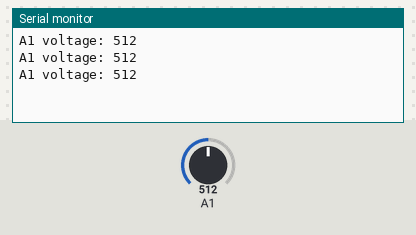
The sketch below on a simulated Arduino Uno, built with avr-gcc and run on an emulated ATmega328P. Parts: the last lines printed to the serial monitor. Inputs (shaded band) come from the test bench; at power-on: A1 = 512.

Above: at 1.3 s.
1.4 s: A1 set to 0
At 2.0 s:
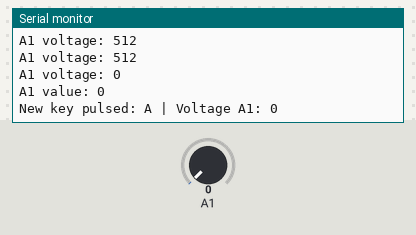
3.0 s: A1 set to 26
At 3.5 s:
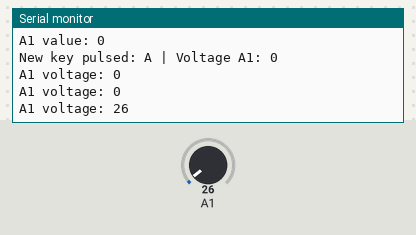
Timing chart, 0 to 6.0 s (numbered marks = the images above; inputs shaded):
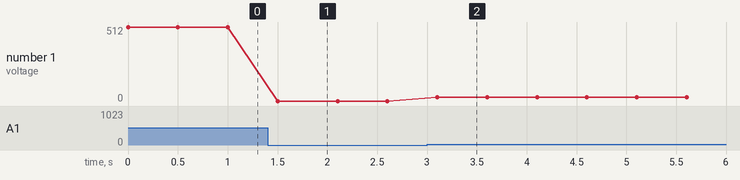

Measured:
- after the input at 1.4 s, the serial monitor: prints a new line after 0.10 s (image 1)
- after the input at 3.0 s, the serial monitor: prints a new line after 0.10 s (image 2)
- plotted number 1: 512 → 0 after the input at 1.4 s, 0 → 26 after the input at 3.0 s

The sketch:

Keypad.ino
```cpp
const int keyVals[16] = {809, 827, 924, 0,
                         166, 219, 503, 0,
                         269, 313, 562, 0,
                         0,   647, 0,   0}; // 0 Acts like the enter key
const char keys[16] = {'1', '2', '3', 'A',
                       '4', '5', '6', 'B',
                       '7', '8', '9', 'C',
                       '*', '0', '#', 'D'};
int range = 5; // Tolerancia arriba o abajo del valor numérico
int lastButton = -1; // Último botón presionado
unsigned long lastPressTime = 0; // Último momento en el que se presionó un botón
bool buttonReleased = true; // Indica si el botón fue liberado

void setup() {
  Serial.begin(9600); // Inicializa la comunicación serial
  //getMeanVoltage();
}

void loop() {
  unsigned long currentTime = millis(); // Obtener el tiempo actual

  int keyIn = analogRead(A1); // Read the keypad input
  Serial.print ("A1 voltage: ");
  Serial.println(keyIn);
  int detectedButton = detectButton(keyIn); // Find with button is detected

  if (detectedButton != -1) {
    if (buttonReleased) {
      if (keyIn < 1023.0){
        Serial.print("A1 value: ");
        Serial.println(keyIn);
      }
      Serial.print("New key pulsed: ");
      Serial.print(keys[detectedButton]); // Muestra el botón por el monitor serial
      Serial.print(" | Voltage A1: ");
      Serial.println(keyIn);
      lastButton = detectedButton;
      lastPressTime = currentTime; // Actualiza el tiempo del último botón pulsado
      buttonReleased = false; // Deshabilita la detección hasta que se libere el botón
      delay(100); // Se agrega un pequeño tiempo de parada para evitar pulsos espurios
    }
  }

  else if (detectedButton == -1) {
    buttonReleased = true; // Habilita la detección si no se detecta ningún botón presionado
    //Serial.println("Se ha dejado de pulsar el teclado");
  }
  delay (500);
}

int detectButton(int inputValue) {
  /*Serial.print ("A1 voltage in function: ");
  Serial.println(inputValue);*/
  for (int i = 0; i < 16; i++) {
    if (inputValue >= keyVals[i] - range && inputValue <= keyVals[i] + range) {
      return i; // Devuelve el índice del botón detectado
      }
  }
  return -1; // Si no se detecta ningún botón, devuelve -1
}

void getMeanVoltage() {
  Serial.println("Getting mean voltageof each key...");

  for (int i = 0; i < 100; i++) {
    int sum = 0;
    for (int j = 0; j < 100; j++) {
      sum += analogRead(A1); // Read analog value
      delay(10);
    }
    float averageVoltage = (float)sum / 100.0; // Compute the mean
    Serial.print("Key: ");
    Serial.print(i);
    Serial.print(" - Mean volatage: ");
    Serial.println(averageVoltage);
  }
}
```
